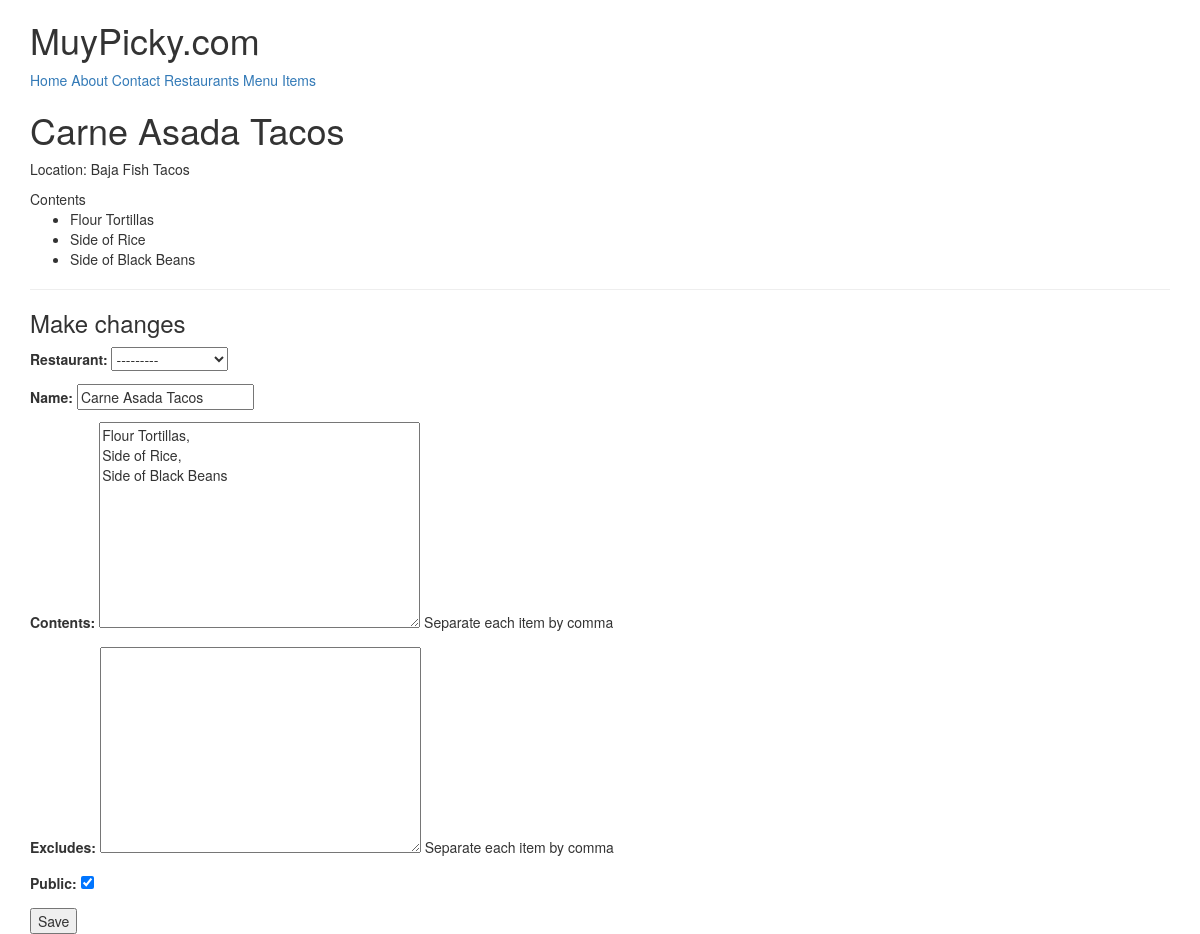
The page /items/2/ (signed in) on the database as committed earlier.
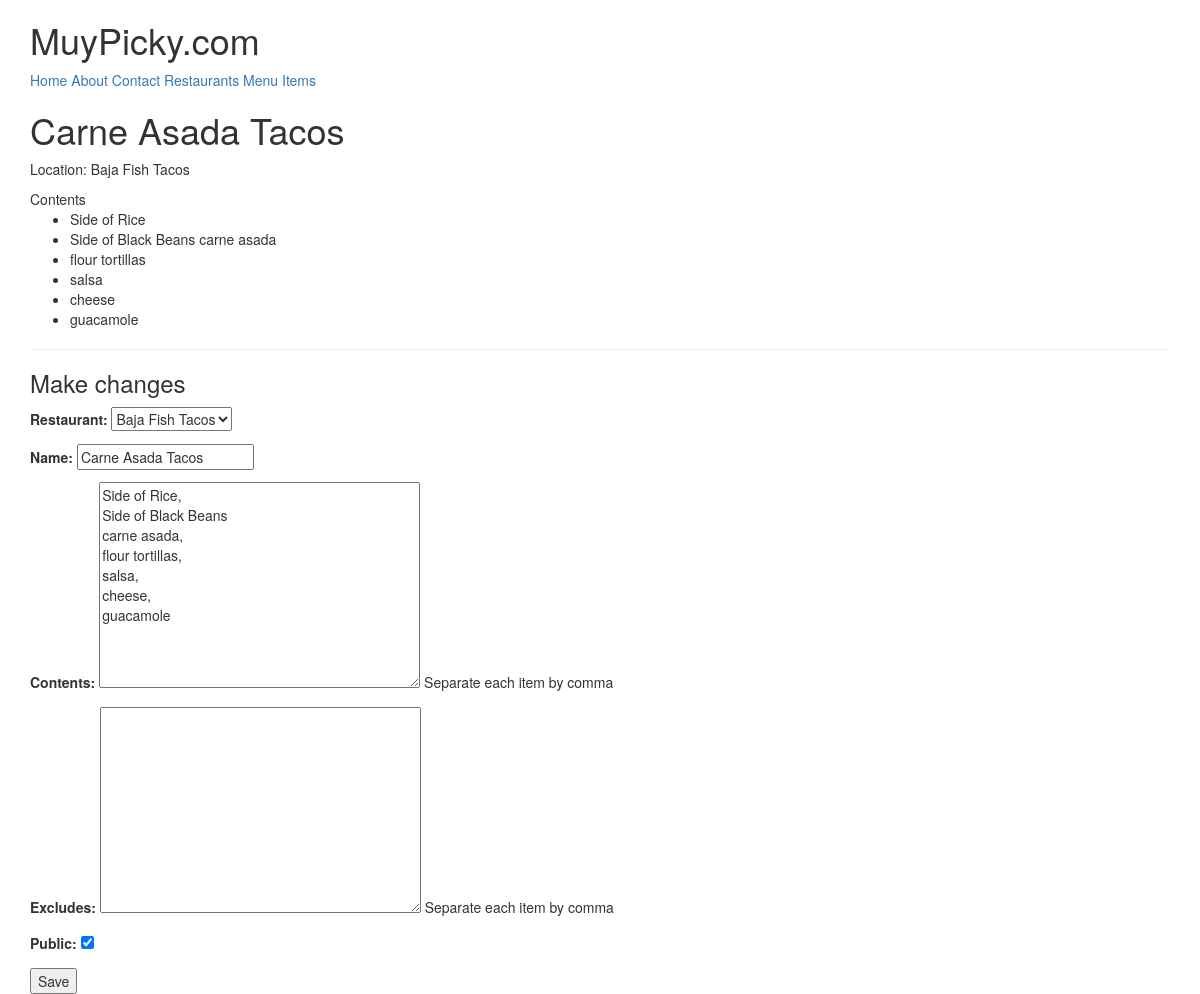
The same page on the database as committed later.
### menus/models.py (models this page shows, shortened)
class Item(models.Model):
    user            = models.ForeignKey(settings.AUTH_USER_MODEL)
    restaurant      = models.ForeignKey(RestaurantLocation)
    name            = models.CharField(max_length=120)
    contents        = models.TextField(help_text='Separate each item by comma')
    excludes        = models.TextField(blank=True, null=True, help_text='Separate each item by comma')
    public          = models.BooleanField(default=True)
    timestamp       = models.DateTimeField(auto_now_add=True)
    updated         = models.DateTimeField(auto_now=True)
    def __str__(self):
        return self.name
    class Meta:
        ordering = ['-updated', '-timestamp']
    def get_contents(self):
        return self.contents.split(",")

### restaurants/models.py (models this page shows, shortened)
class RestaurantLocation(models.Model):
    owner           = models.ForeignKey(User) # class_instance.model_set.all() # Django Models Unleashed JOINCFE.com
    name            = models.CharField(max_length=120)
    location        = models.CharField(max_length=120, null=True, blank=True)
    category        = models.CharField(max_length=120, null=True, blank=True, validators=[validate_category])
    timestamp       = models.DateTimeField(auto_now_add=True)
    updated         = models.DateTimeField(auto_now=True)
    slug            = models.SlugField(null=True, blank=True)
    objects = RestaurantLocationManager()
    def __str__(self):
        return self.name

### menus/views.py (the view)
# urls.py: url(r'^(?P<pk>\d+)/$', ItemUpdateView.as_view(), name='detail'),
class ItemUpdateView(LoginRequiredMixin, UpdateView):
    template_name = 'menus/detail-update.html'
    form_class = ItemForm
    def get_queryset(self):
        return Item.objects.filter(user=self.request.user)
    def get_context_data(self, *args, **kwargs):
        context = super(ItemUpdateView, self).get_context_data(*args, **kwargs)
        context['title'] = 'Update Item'
        return context
    def get_form_kwargs(self):
        kwargs = super(ItemUpdateView, self).get_form_kwargs()
        kwargs['user'] = self.request.user
        return kwargs

### menus/forms.py
class ItemForm(forms.ModelForm):
    class Meta:
        model = Item
        fields = [
            'restaurant',
            'name',
            'contents',
            'excludes',
            'public'
        ]
    def __init__(self, user=None, *args, **kwargs):
        print(user)
        print(kwargs)
        super(ItemForm, self).__init__(*args,**kwargs)
        self.fields['restaurant'].queryset = RestaurantLocation.objects.filter(owner=user)# .exclude(item__isnull=False)

### restaurants/models.py (called while the page is built)
    def get_queryset(self):
        return RestaurantLocationQuerySet(self.model, using=self._db)

### menus/templates/menus/detail-update.html (shortened to what this page needs)
{% extends "base.html" %}
{% block content %}
<h1>{{ form.instance.name }}</h1>
<p>Location: {{ form.instance.restaurant.name }}</p>
{% if form.instance.contents %}
Contents
<ul>
    {% for item in form.instance.get_contents %}
    <li>{{ item }}</li>
    {% endfor %}
</ul>
{% endif %}
<hr/>
<h3>Make changes</h3>
{% include 'snippets/form-snippet.html' with form=form %}
{% endblock %}

### templates/snippets/form-snippet.html (shortened to what this page needs)
<form method='POST'> {% csrf_token %}
    {{ form.as_p }}
    <button type='submit'>Save</button>
</form>

Rows that differ between the two databases and show on the page:
changed Item "Carne Asada Tacos": restaurant "---------" → "Baja Fish Tacos"; contents "Flour Tortillas, Side of Rice, Side of Black Beans" → "Side of Rice, Side of Black Beans carne asada, flour tortillas, salsa, cheese, guacamole"
Other text that changed with them:
{{ item }}: "Flour Tortillas" → "flour tortillas"
new list line: "Side of Black Beans carne asada"
new list line: "salsa"
new list line: "cheese"
new list line: "guacamole"
list line gone: "Side of Black Beans"
